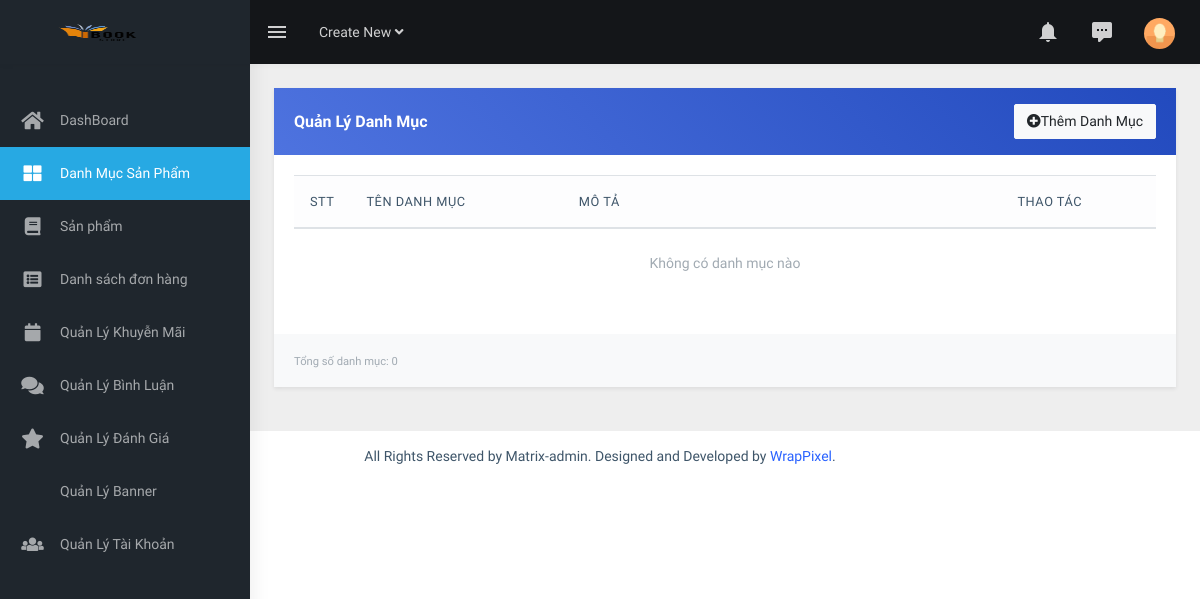
/admin/?act=listdm (signed in), run on an earlier commit of the app's database.
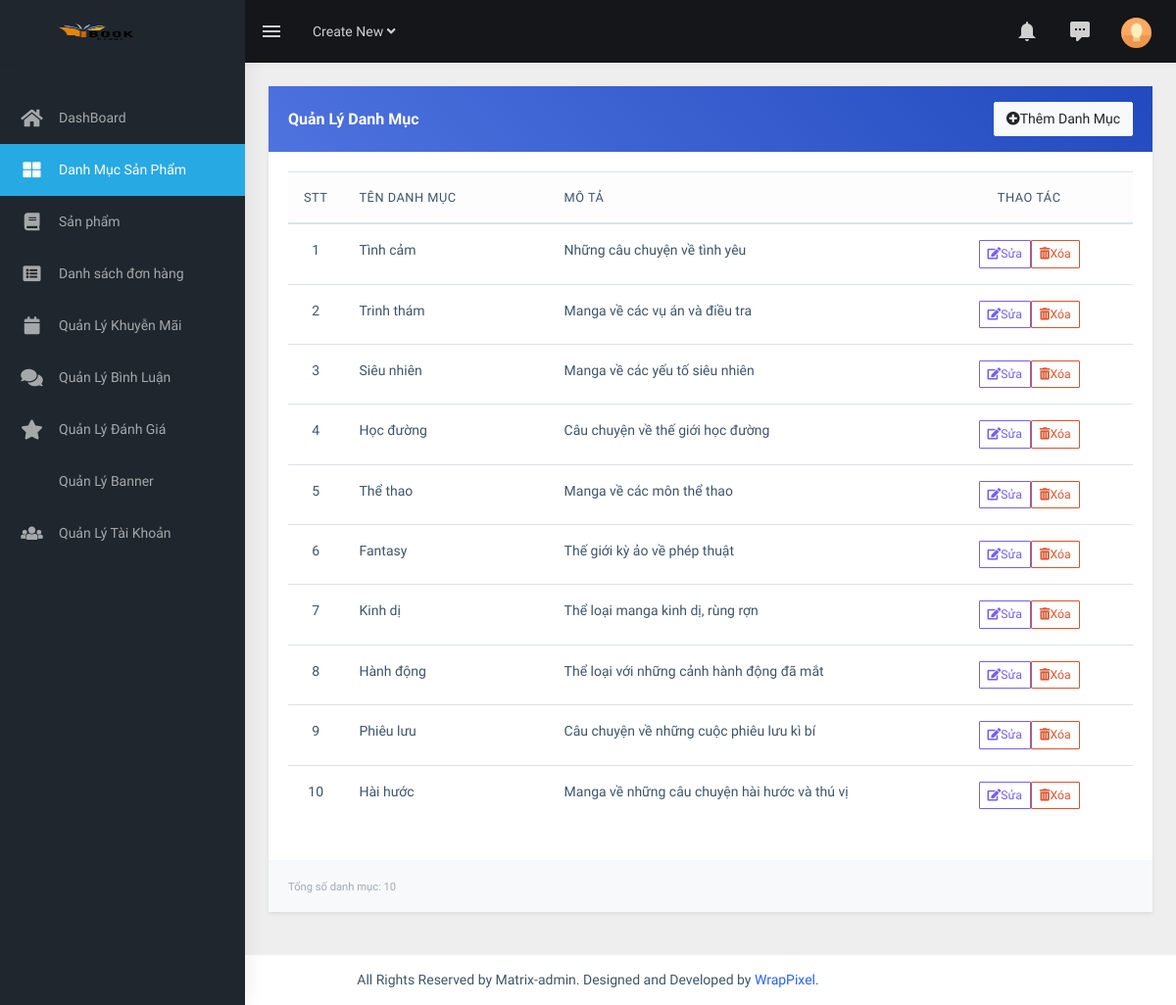
And on a later commit of the database.
### tables this page shows
CREATE TABLE `categories` (
  `id` int NOT NULL,
  `name` varchar(255) NOT NULL,
  `description` text,
  `created_at` timestamp NULL DEFAULT CURRENT_TIMESTAMP,
  `updated_at` timestamp NULL DEFAULT CURRENT_TIMESTAMP ON UPDATE CURRENT_TIMESTAMP
);

### admin/index.php (called while the page is built, shortened)
<?php
require_once '../commons/core.php';
$act = $_GET['act'] ?? '';
$publicRoutes = ['loginAdmin', 'show-login-form', 'end-session'];
require_once './controllers/DanhMucController.php';
require_once './models/DanhMuc.php';
if (!in_array($act, $publicRoutes)) {
    include_once "./views/layout/header.php";
    include_once "./views/layout/sidebar.php";
}
include_once "./views/layout/footer.php";

### admin/controllers/DanhMucController.php (called while the page is built, shortened)
<?php
require_once '../commons/core.php';
class DanhMucController
{
    public $modelDanhmuc;
    public function __construct()
    {
        $this->modelDanhmuc = new DanhMuc();
    }
    public function danhSachDanhMuc()
    {
        $listDanhMuc = $this->modelDanhmuc->getAllDanhMuc();
        require_once './views/danhmuc/listdm.php';
    }
}

### commons/core.php (called while the page is built, shortened)
<?php
function connectDB()
{
    $host = DB_HOST;
    $port = DB_PORT;
    $dbname = DB_NAME;
    try {
        $conn = new PDO("mysql:host=$host;port=$port;dbname=$dbname", DB_USERNAME, DB_PASSWORD);
        $conn->setAttribute(PDO::ATTR_ERRMODE, PDO::ERRMODE_EXCEPTION);
        $conn->setAttribute(PDO::ATTR_DEFAULT_FETCH_MODE, PDO::FETCH_ASSOC);
        return $conn;
    } catch (PDOException $e) {
        echo ("Connection failed: " . $e->getMessage());
    }
}
?>

### admin/models/DanhMuc.php (called while the page is built, shortened)
<?php
class DanhMuc
{
    public $conn;
    public function __construct()
    {
        $this->conn = connectDB();
    }
    public function getAllDanhMuc()
    {
        try {
            $sql = "SELECT * FROM categories";
            $stmt = $this->conn->prepare($sql);
            $stmt->execute();
            return $stmt->fetchAll();
        } catch (Exception $e) {
            echo "lỗi" . $e->getMessage();
        }
    }
}

### admin/views/danhmuc/listdm.php (the view, shortened to what this page needs)
<div class="page-wrapper p-4">
  <div class="row">
    <div class="col-12">
      <div class="card shadow-sm border-0 rounded-3 overflow-hidden">
        <div class="card-header bg-gradient-primary d-flex justify-content-between align-items-center py-3">
          <h5 class="card-title text-white mb-0">Quản Lý Danh Mục</h5>
          <a href="<?= BASE_URL_ADMIN . '?act=form-them-danh-muc' ?>" class="text-decoration-none">
            <button class="btn btn-light">
              <i class="fas fa-plus-circle me-2"></i>Thêm Danh Mục
            </button>
          </a>
        </div>
        <div class="card-body">
          <div class="table-responsive">
            <table class="table table-hover align-middle">
              <thead class="table-light">
                <tr>
                  <th scope="col" width="5%" class="text-center">STT</th>
                  <th scope="col" width="25%">Tên danh mục</th>
                  <th scope="col" width="45%">Mô tả</th>
                  <th scope="col" width="25%" class="text-center">Thao tác</th>
                </tr>
              </thead>
              <tbody>
                <?php foreach ($listDanhMuc as $key => $danhMuc) : ?>
                  <tr>
                    <td class="text-center"><?= $key + 1 ?></td>
                    <td class="fw-medium"><?= htmlspecialchars($danhMuc['name'], ENT_QUOTES, 'UTF-8') ?></td>
                    <td>
                      <div class="text-truncate" style="max-width: 400px;">
                        <?= htmlspecialchars($danhMuc['description'], ENT_QUOTES, 'UTF-8') ?>
                      </div>
                    </td>
                    <td>
                      <div class="d-flex justify-content-center gap-2">
                        <a href="<?= BASE_URL_ADMIN . '?act=form-sua-danh-muc&id=' . $danhMuc['id'] ?>" class="text-decoration-none">
                          <button class="btn btn-outline-primary btn-sm">
                            <i class="fas fa-edit me-1"></i>Sửa
                          </button>
                        </a>
                        <a href="<?= BASE_URL_ADMIN . '?act=xoa-danh-muc&id=' . $danhMuc['id'] ?>"
                          onclick="return confirm('Bạn có đồng ý xóa danh mục này không?')" class="text-decoration-none">
                          <button class="btn btn-outline-danger btn-sm">
                            <i class="fas fa-trash-alt me-1"></i>Xóa
                          </button>
                        </a>
                      </div>
                    </td>
                  </tr>
                <?php endforeach ?>
                <?php if (empty($listDanhMuc)) : ?>
                  <tr>
                    <td colspan="4" class="text-center py-4 text-muted">Không có danh mục nào</td>
                  </tr>
                <?php endif; ?>
              </tbody>
            </table>
          </div>
        </div>
        <div class="card-footer bg-light d-flex justify-content-between align-items-center py-3">
          <div>
            <small class="text-muted">Tổng số danh mục: <?= count($listDanhMuc) ?></small>
          </div>
        </div>
      </div>
    </div>
  </div>
</div>

### admin/views/layout/header.php (shortened to what this page needs)
<!DOCTYPE html>
<html dir="ltr" lang="en">
<head>
    <link href="assets/libs/flot/css/float-chart.css" rel="stylesheet">
    <link href="dist/css/style.min.css" rel="stylesheet">
</head>
<body>
    <div id="main-wrapper">
        <header class="topbar" data-navbarbg="skin5">
            <nav class="navbar top-navbar navbar-expand-md navbar-dark">
                <div class="navbar-header" data-logobg="skin5">
                    <a class="navbar-brand" href="http://localhost/Duan1/">
                        <b class="logo-icon p-l-10">
                            <img src="assets/images/logo11.png" alt="homepage" class="light-logo"
                                style="width: 150px; height: auto; max-height: 50px;" />
                        </b>
                    </a>
                </div>
                <div class="navbar-collapse collapse" id="navbarSupportedContent" data-navbarbg="skin5">
                    <ul class="navbar-nav float-left mr-auto">
                        <li class="nav-item d-none d-md-block"><a
                                class="nav-link sidebartoggler waves-effect waves-light" href="javascript:void(0)"
                                data-sidebartype="mini-sidebar"><i class="mdi mdi-menu font-24"></i></a></li>
                        <li class="nav-item dropdown">
                            <a class="nav-link dropdown-toggle" href="#" id="navbarDropdown" role="button"
                                data-toggle="dropdown" aria-haspopup="true" aria-expanded="false">
                                <span class="d-none d-md-block">Create New <i class="fa fa-angle-down"></i></span>
                            </a>
                        </li>
                    </ul>
                    <ul class="navbar-nav float-right">
                        <li class="nav-item dropdown">
                            <a class="nav-link dropdown-toggle waves-effect waves-dark" href="" data-toggle="dropdown"
                                aria-haspopup="true" aria-expanded="false"> <i class="mdi mdi-bell font-24"></i></a>
                        </li>
                        <li class="nav-item dropdown">
                            <a class="nav-link dropdown-toggle waves-effect waves-dark" href="" id="2"
                                data-toggle="dropdown" aria-haspopup="true" aria-expanded="false"> <i
                                    class="font-24 mdi mdi-comment-processing"></i></a>
                        </li>
                        <li class="nav-item dropdown">
                            <a class="nav-link dropdown-toggle text-muted waves-effect waves-dark pro-pic" href=""
                                data-toggle="dropdown" aria-haspopup="true" aria-expanded="false"><img
                                    src="assets/images/users/1.jpg" alt="user" class="rounded-circle" width="31"></a>
                        </li>
                    </ul>
                </div>
            </nav>
        </header>

### admin/views/layout/sidebar.php (shortened to what this page needs)
<aside class="left-sidebar" data-sidebarbg="skin5">
    <div class="scroll-sidebar">
        <nav class="sidebar-nav">
            <ul id="sidebarnav" class="p-t-30">
                <li class="sidebar-item"> <a class="sidebar-link waves-effect waves-dark sidebar-link" href="?act=/" aria-expanded="false"><i class="menu-icon fa fa-home" style="font-size: 20px; margin-right: 10px;"></i><span class="hide-menu">DashBoard</span></a></li>
                <li class="sidebar-item"> <a class="sidebar-link waves-effect waves-dark sidebar-link" href="?act=listdm" aria-expanded="false"><i class="menu-icon fa fa-th-large" style="font-size: 18px; margin-right: 10px;"></i><span class="hide-menu">Danh Mục Sản Phẩm </span></a></li>
                <li class="sidebar-item"> <a class="sidebar-link waves-effect waves-dark sidebar-link" href="?act=san-pham" aria-expanded="false"><i class="menu-icon fa fa-book" style="font-size: 18px; margin-right: 10px;"></i><span class="hide-menu">Sản phẩm</span></a></li>
                <li class="sidebar-item"> <a class="sidebar-link waves-effect waves-dark sidebar-link" href="?act=order" aria-expanded="false"><i class="menu-icon fa fa-list-alt" style="font-size: 18px; margin-right: 10px;"></i><span class="hide-menu">Danh sách đơn hàng </span></a></li>
                <li class="sidebar-item"> <a class="sidebar-link waves-effect waves-dark sidebar-link" href="?act=khuyen-mai" aria-expanded="false"><i class="menu-icon fa fa-calendar" style="font-size: 18px; margin-right: 10px;"></i><span class="hide-menu">Quản Lý Khuyễn Mãi </span></a></li>
                <li class="sidebar-item"> <a class="sidebar-link waves-effect waves-dark sidebar-link" href="?act=binh-luan" aria-expanded="false"><i class="menu-icon fa fa-comments" style="font-size: 20px; margin-right: 10px;"></i><span class="hide-menu">Quản Lý Bình Luận </span></a></li>
                <li class="sidebar-item"> <a class="sidebar-link waves-effect waves-dark sidebar-link" href="?act=danh-gia" aria-expanded="false"><i class="menu-icon fa fa-star" style="font-size: 20px; margin-right: 10px;"></i><span class="hide-menu">Quản Lý Đánh Giá </span></a></li>
                <li class="sidebar-item"> <a class="sidebar-link waves-effect waves-dark sidebar-link" href="?act=giao-dien" aria-expanded="false"> <span class="hide-menu">Quản Lý Banner </span></a></li>
                <li class="sidebar-item"> <a class="sidebar-link waves-effect waves-dark sidebar-link" href="?act=user" aria-expanded="false"><i class="menu-icon fa fa-users" style="font-size: 18px; margin-right: 10px;"></i><span class="hide-menu">Quản Lý Tài Khoản </span></a></li>
            </ul>
        </nav>
    </div>
</aside>

### admin/views/layout/footer.php (shortened to what this page needs)
<footer class="footer text-center">
                All Rights Reserved by Matrix-admin. Designed and Developed by <a href="https://wrappixel.com">WrapPixel</a>.
            </footer>
        </div>
</body>
</html>

### admin/views/danhmuc/listdm.php (style rules this page uses)
.bg-gradient-primary { background: linear-gradient(45deg, #4e73df, #224abe); }
.table th { font-weight: 600; text-transform: uppercase; font-size: 0.8rem; letter-spacing: 0.5px; }
.btn-outline-primary, .btn-outline-danger { transition: all 0.2s; }

What changed in the data, as far as the page shows it:
added categories: name "Tình cảm", description "Những câu chuyện về tình yêu"
added categories: name "Trinh thám", description "Manga về các vụ án và điều tra"
added categories: name "Siêu nhiên", description "Manga về các yếu tố siêu nhiên"
added categories: name "Học đường", description "Câu chuyện về thế giới học đường"
added categories: name "Thể thao", description "Manga về các môn thể thao"
added categories: name "Fantasy", description "Thế giới kỳ ảo về phép thuật"
added categories: name "Kinh dị", description "Thể loại manga kinh dị, rùng rợn"
added categories: name "Hành động", description "Thể loại với những cảnh hành động đã mắt"
added categories: name "Phiêu lưu", description "Câu chuyện về những cuộc phiêu lưu kì bí"
added categories: name "Hài hước", description "Manga về những câu chuyện hài hước và thú vị"
Also different on the page:
count($listDanhMuc): "0" → "10"
text no longer shown: "Không có danh mục nào"
